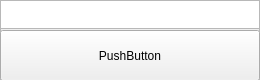
<?xml version="1.0" encoding="UTF-8"?>
<ui version="4.0">
 <class>Form</class>
 <widget class="QWidget" name="Form">
  <property name="geometry">
   <rect>
    <x>0</x>
    <y>0</y>
    <width>260</width>
    <height>80</height>
   </rect>
  </property>
  <property name="windowTitle">
   <string>Form</string>
  </property>
  <widget class="QWidget" name="verticalLayoutWidget">
   <property name="geometry">
    <rect>
     <x>0</x>
     <y>0</y>
     <width>260</width>
     <height>81</height>
    </rect>
   </property>
   <layout class="QVBoxLayout" name="verticalLayout">
    <item>
     <widget class="QFrame" name="frame">
      <property name="frameShape">
       <enum>QFrame::Shape::StyledPanel</enum>
      </property>
      <property name="frameShadow">
       <enum>QFrame::Shadow::Raised</enum>
      </property>
      <widget class="QPlainTextEdit" name="input_SubLink">
       <property name="geometry">
        <rect>
         <x>0</x>
         <y>0</y>
         <width>260</width>
         <height>29</height>
        </rect>
       </property>
      </widget>
      <widget class="QPushButton" name="button_get_sub">
       <property name="geometry">
        <rect>
         <x>0</x>
         <y>30</y>
         <width>260</width>
         <height>51</height>
        </rect>
       </property>
       <property name="text">
        <string>PushButton</string>
       </property>
      </widget>
     </widget>
    </item>
   </layout>
  </widget>
 </widget>
 <resources/>
 <connections/>
</ui>
